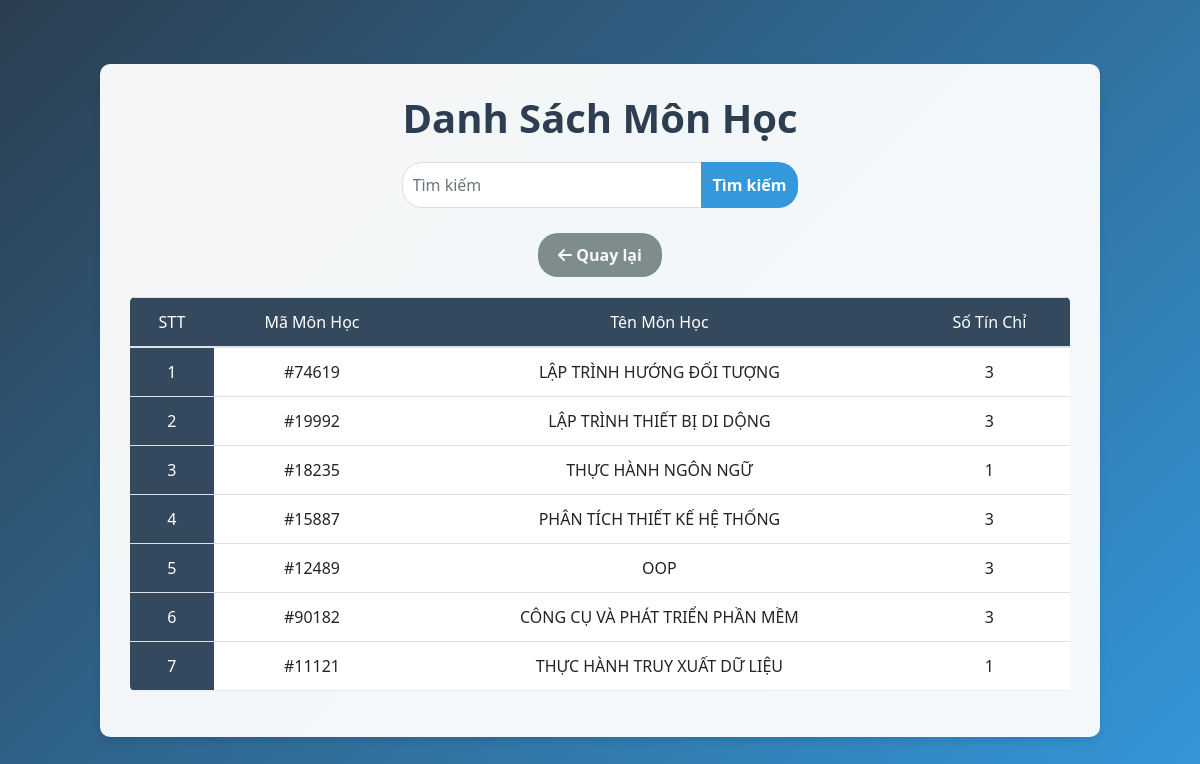
Page /users/view_courses.php (signed in) on the committed database.
### tables this page shows
CREATE TABLE `courses` (
  `id` int(11) NOT NULL,
  `course_code` varchar(20) NOT NULL,
  `course_name` varchar(100) NOT NULL,
  `credits` int(11) NOT NULL
);

### users/view_courses.php (the view, shortened to what this page needs)
<?php
    include "connect.php";
    $search_query = "";
    $sql = "SELECT * FROM courses WHERE course_code LIKE '%$search_query%' OR course_name LIKE '%$search_query%'";
    $result = mysqli_query($con, $sql);
?>
<!doctype html>
<html lang="en">
  <head>
    <link rel="stylesheet" href="https://cdn.jsdelivr.net/npm/bootstrap@4.0.0/dist/css/bootstrap.min.css"
>
  </head>
  <body>
    <div class="container">
        <h1>Danh Sách Môn Học</h1>
        <div class="search-container">
            <form class="d-flex" method="GET" action="view_courses.php">
                <input class="form-control" type="search" placeholder="Tìm kiếm" aria-label="Search" name="search" value="<?php echo htmlspecialchars($search_query); ?>">
                <button class="btn btn-primary" type="submit">Tìm kiếm</button>
            </form>
        </div>
        <div class="text-center">
            <button class="btn btn-secondary"><a href="../users/register_course.php" class="text-light"><i class="fas fa-arrow-left"></i> Quay lại</a></button>
        </div>
        <table class="table">
            <thead>
                <tr>
                    <th scope="col">STT</th>
                    <th scope="col">Mã Môn Học</th>
                    <th scope="col">Tên Môn Học</th>
                    <th scope="col">Số Tín Chỉ</th>
                </tr>
            </thead>
            <tbody>
                <?php
                if($result){
                    $stt = 1;
                    while($row = mysqli_fetch_assoc($result)){
                        echo '<tr>
                                <th scope="row">'.$stt.'</th>
                                <td>'.$row['course_code'].'</td>
                                <td>'.$row['course_name'].'</td>
                                <td>'.$row['credits'].'</td>
                              </tr>';
                        $stt++;
                    }
                }
                ?>
            </tbody>
        </table>
    </div>
  </body>
</html>

### users/view_courses.php (style rules this page uses)
body { background: linear-gradient(135deg, #2c3e50, #3498db); min-height: 100vh; font-family: 'Segoe UI', sans-serif; display: flex; justify-content: center; align-items: center; }
.container { background: rgba(255, 255, 255, 0.95); padding: 30px; border-radius: 10px; box-shadow: 0 4px 8px rgba(0, 0, 0, 0.1); margin: 20px; max-width: 1000px; }
h1 { color: #2c3e50; font-weight: 700; text-align: center; margin-bottom: 20px; }
.search-container { display: flex; justify-content: center; align-items: center; gap: 5px; margin-bottom: 25px; }
.search-container .form-control { border-radius: 20px 0 0 20px; border: 1px solid #ddd; padding: 10px; width: 300px; }
.search-container .btn-primary { border-radius: 0 20px 20px 0; margin-left: -1px; background-color: #3498db; border: none; font-weight: bold; }
.btn-secondary { background-color: #7f8c8d; border: none; padding: 10px 20px; border-radius: 20px; font-weight: bold; margin-bottom: 20px; }
.table { border-radius: 5px; overflow: hidden; background: #fff; }
.table th { background: #34495e; color: white; text-align: center; padding: 12px; font-weight: 500; }
.table td { vertical-align: middle; text-align: center; padding: 12px; }
.table tbody tr { border-bottom: 1px solid #e9ecef; }
a.text-light { text-decoration: none; color: white; }

### rows in the picture
courses: course_code "#74619", course_name "LẬP TRÌNH HƯỚNG ĐỐI TƯỢNG", credits "3"
courses: course_code "#19992", course_name "LẬP TRÌNH THIẾT BỊ DI DỘNG", credits "3"
courses: course_code "#18235", course_name "THỰC HÀNH NGÔN NGỮ", credits "1"
courses: course_code "#15887", course_name "PHÂN TÍCH THIẾT KẾ HỆ THỐNG", credits "3"
courses: course_code "#12489", course_name "OOP", credits "3"
courses: course_code "#90182", course_name "CÔNG CỤ VÀ PHÁT TRIỂN PHẦN MỀM", credits "3"
courses: course_code "#11121", course_name "THỰC HÀNH TRUY XUẤT DỮ LIỆU", credits "1"
